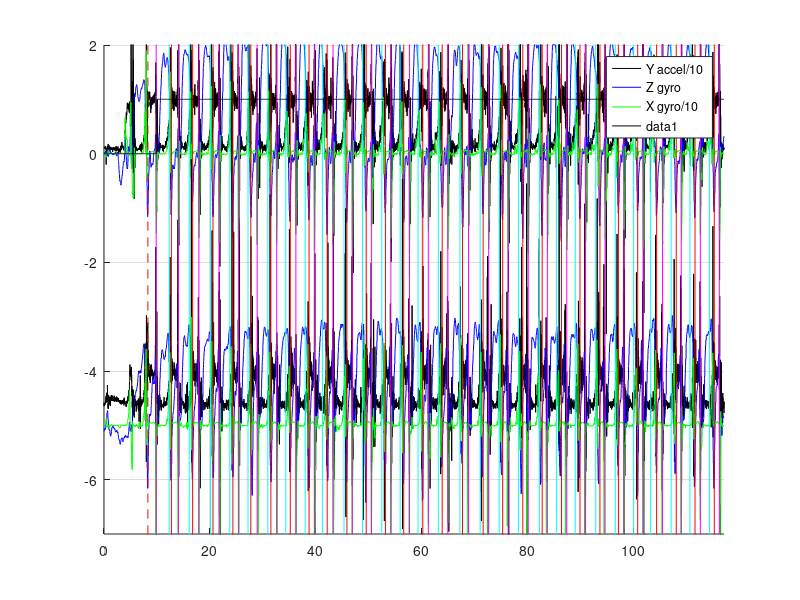

MATLAB code to generate this figure:
%CatchTiming.m
%Program to test identifying the catch, feather, square from the sensor data
%For on the water data
%March 21, 2019
%Team FrEE SpEEd
%% Read File, parse data, filter
clear all
clf

M1 = [];
M2 = [];
%M = csvread('data_long_4-3.txt'); % Read in all raw data
%M = csvread('data_med_4-3.txt'); % Read in all raw data
%M = csvread('data_short_4-3.txt'); % Read in all raw data

M = csvread('ontimeearlyontimelateontime.txt');
%M = csvread('square.txt');
%M = csvread('feather.txt');
%M = csvread('settingtheboat.txt');
%M = csvread('slap.txt');
%M = csvread('buildonfeather.txt');
%M = csvread('squarefeathersquare.txt');
M = M(100:length(M),:); %remove start of data since all zeros

%making sure M1 and M2 are same length
if mod(length(M),2)==1
    M = M(1:length(M)-1,:);
end

for p=1:length(M)
    if (M(p,8)==1)
        M1 = [M1;M(p,:)];
    elseif (M(p,8)==2)
        M2 = [M2;M(p,:)];
    end
end


%%

%Parse Data
millis = M1(:,7);
xg = M1(:,4);
yg = M1(:,5);
zg = M1(:,6);
xa = M1(:,1);
ya = M1(:,2);
za = M1(:,3);

millis2 = M2(:,7);
xg2 = M2(:,4);
yg2 = M2(:,5);
zg2 = M2(:,6);
xa2 = M2(:,1);
ya2 = M2(:,2);
za2 = M2(:,3);

% millis = M(:,11);
% xg = M(:,4);
% yg = M(:,5);
% zg = M(:,6);
% xa = M(:,1);
% ya = M(:,2);
% za = M(:,3);

% Generate time vector
msPerRead=(millis(1000)-millis(1))/1000;
readsPerSecond=1000/msPerRead;
t = linspace(1,length(xg),length(xg))/readsPerSecond;

%smoothing
% ya = movmean(ya,40);

%had to make this change
zg = -zg;

%if oar is port, make the following changes, i think
zg2 = -zg2;
xg2=-xg2;
%% Create figure
figure(1)
hold on
grid on
 axis([0, max(t), -2-5, 2])
%axis([0, max(t), -2, 2])
plot(t, ya/10, 'k-')
plot(t, zg, 'b-')
plot(t, xg/10, 'g-')

%Need to figure out why this works, which is port vs starboard
plot(t, ya2/10 -5, 'k-')
plot(t, zg2 -5, 'b-')
plot(t, xg2/10 -5, 'g-')

%% Initialize variables
numCatches=0;
numSquares=0;
numFeathers=0;

ready4NewCatch=0;
timeChange=0;
featheringState=0; 
featherTimer=0;
%reSquaredForCatch=1;
readsPerStrokeCount = 0;
secsPerStroke = 3;
featherOrSquare=1; %assume starting on the square
sharpDipZg=0;
firstCatch = 0;

%% Input data and analyze
for i=1:length(t)
    
    %featheringState = whether feathering is happening
    %featherOrSquare = 0 blade is parallel to water, 1 blade is
    %perpendicular to water
    
    %issue is that the square up is being seen immediately after the
    %feather, theres a peak in both xg and ya there.
    
    %State machine for featherOrSquare
    if(xg(i)<-9 && ya(i)<10 && featherOrSquare==1)
        featheringState=1;
        featherOrSquare=0;
        featherTimer=0;
        pause(0.1)
        plot([t(i),t(i)],[-8,6],'m-')
        drawnow
        numFeathers=numFeathers+1;
    elseif(xg(i)>2 && ya(i)>6 && zg(i)>0.8 && featherOrSquare==0)
        featheringState=1;
        featherOrSquare=1;
        %reSquaredForCatch=1; %for catch state machine
        pause(0.1)
        plot([t(i),t(i)],[-8,6],'c-')
        drawnow
        numSquares=numSquares+1;
    end
    
    
    if(featheringState==1)
        featherTimer=featherTimer+1; %counts reads since last feathering motion 
        if(featherTimer>(readsPerSecond*secsPerStroke*1.4))
            featheringState=0; %no longer feathering
            featherOrSquare=1;
            featherTimer=0;
        end
    end
    
    
    %State machine for catches    
    if(ready4NewCatch==0) %not ready for catch
        timeChange=timeChange+1;
        if(timeChange>readsPerSecond*secsPerStroke*0.5)
            ready4NewCatch=1;
            timeChange=0;
        end
        sharpDipZg = 0;
        
    elseif(ready4NewCatch==1) %ready for catch

        %NEW! Identifies if a sharp dip has occurred in zg which is indicative
        %of the global minimum of a stroke
        if(zg(i)<-0.4 && ((zg(i)-zg(i-3))<-0.1) )
            sharpDipZg=1;
        end

        
        if(featheringState==1 && zg(i-3)<-0.45 && zg(i)>zg(i-1) && zg(i-1)>=zg(i-2) && zg(i-2)>=zg(i-3)...
                &&sharpDipZg==1) % && reSquaredForCatch==1)
             pause(0.1)
             plot([t(i),t(i)],[-8,6],'r-')
             drawnow
             ready4NewCatch=0;
             numCatches=numCatches+1;
             
             if firstCatch~=0
                 secsPerStroke = readsPerStrokeCount/readsPerSecond
             end
             readsPerStrokeCount = 0;
             firstCatch=1;


        elseif(featheringState==0 && zg(i-3)<-0.45 && zg(i)>zg(i-1) && zg(i-1)>=zg(i-2) && zg(i-2)>=zg(i-3) ...
                && (abs(ya(i-2)-ya(i-3)+abs(ya(i-1)-ya(i-2))) > 1.0 )...
                && sharpDipZg==1)    
             pause(0.1) 
             plot([t(i),t(i)],[-8,6],'r--')
             drawnow
             ready4NewCatch=0; 
             numCatches=numCatches+1;
             
             if firstCatch~=0
                 secsPerStroke = readsPerStrokeCount/readsPerSecond
             end
             readsPerStrokeCount = 0;
             firstCatch=1;
             
             %reSquaredForCatch=0;
        end   
    end

featheringStateRecord(i)=featheringState; %saves current featheringState
readsPerStrokeCount = readsPerStrokeCount+1;

end



% zg=zg2;
% ya=ya2;
% xg=xg2;
% for i=1:length(t)
%     
%     %featheringState = whether feathering is happening
%     %featherOrSquare = 0 blade is parallel to water, 1 blade is
%     %perpendicular to water
%     
%     %issue is that the square up is being seen immediately after the
%     %feather, theres a peak in both xg and ya there.
%     
%     %State machine for featherOrSquare
%     if(xg(i)<-9 && ya(i)<10 && featherOrSquare==1)
%         featheringState=1;
%         featherOrSquare=0;
%         featherTimer=0;
%         pause(0.1)
%         %plot([t(i),t(i)],[-8,6],'m-')
%         drawnow
%         numFeathers=numFeathers+1;
%     elseif(xg(i)>2 && ya(i)>6 && zg(i)>0.8 && featherOrSquare==0)
%         featheringState=1;
%         featherOrSquare=1;
%         reSquaredForCatch=1; %for catch state machine
%         pause(0.1)
%         %plot([t(i),t(i)],[-8,6],'c-')
%         drawnow
%         numSquares=numSquares+1;
%     end
%     
%     
%     if(featheringState==1)
%         featherTimer=featherTimer+1; %counts reads since last feathering motion 
%         if(featherTimer>(readsPerSecond*secsPerStroke*1.4))
%             featheringState=0; %no longer feathering
%             featherOrSquare=1;
%             featherTimer=0;
%         end
%     end
%     
%     
%     %State machine for catches    
%     if(ready4NewCatch==0) %not ready for catch
%         timeChange=timeChange+1;
%         if(timeChange>readsPerSecond*secsPerStroke*0.5)
%             ready4NewCatch=1;
%             timeChange=0;
%         end
%         sharpDip = 0;
%         
%     elseif(ready4NewCatch==1) %ready for catch
%         %criteria depend on if we're feathering or not
%         if(zg(i)<-0.4 && ((zg(i)-zg(i-3))<-0.1) )
%             sharpDip=1;
%         end
%         %Since **currently** the criteria are pretty much the same for both
%         %while feathering and not feathering, we could probably optimize by
%         %first checking zg, then checking the rest.
%         if(featheringState==1 && zg(i-3)<-0.45 && zg(i)>zg(i-1) && zg(i)>zg(i-2) && zg(i-1)>=zg(i-2) && zg(i-2)>=zg(i-3)...
%                 &&sharpDip==1) % && reSquaredForCatch==1)
%              pause(0.1)
%              plot([t(i),t(i)],[-8,6],'r-')
%              drawnow
%              ready4NewCatch=0;
%              numCatches=numCatches+1;
%              
%              if firstCatch~=0
%                  secsPerStroke = readsPerStrokeCount/readsPerSecond
%              end
%              readsPerStrokeCount = 0;
%              firstCatch=1;
% 
% 
%         elseif(featheringState==0 && zg(i-3)<-0.45 && zg(i)>zg(i-1) && zg(i)>zg(i-2) && zg(i-1)>=zg(i-2) && zg(i-2)>=zg(i-3) ...
%                 && (abs(ya(i-2)-ya(i-3)+abs(ya(i-1)-ya(i-2))) > 1.0 )...
%                 && sharpDip==1)    
%         %elseif(featheringState==0 && zg(i)<-0.4 && zg(i)>zg(i-1) && zg(i)>zg(i-2))
%              pause(0.1) 
%              plot([t(i),t(i)],[-8,6],'r--')
%              drawnow
%              ready4NewCatch=0; 
%              numCatches=numCatches+1;
%              
%              if firstCatch~=0
%                  secsPerStroke = readsPerStrokeCount/readsPerSecond
%              end
%              readsPerStrokeCount = 0;
%              firstCatch=1;
%              
%              reSquaredForCatch=0;
%         end   
%     end
% 
% featheringStateRecord(i)=featheringState; %saves current featheringState
% readsPerStrokeCount = readsPerStrokeCount+1;
% 
% end

legend('Y accel/10', 'Z gyro', 'X gyro/10');
plot(t,featheringStateRecord,'k')
hold off
